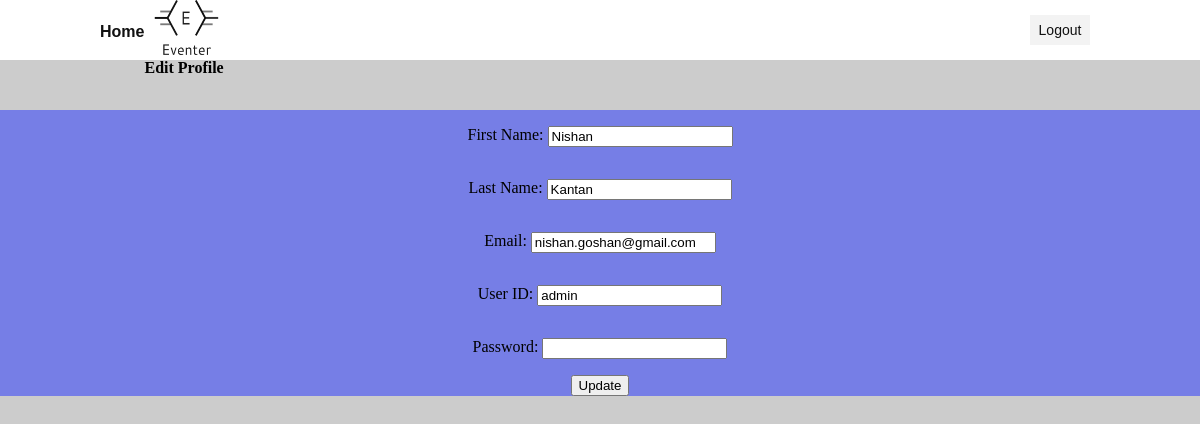
The app's page /profile.php (signed in) with its own data.
### tables this page shows
CREATE TABLE `users` (
  `user_id` int(11) NOT NULL,
  `user_first` varchar(256) NOT NULL,
  `user_last` varchar(256) NOT NULL,
  `user_email` varchar(256) NOT NULL,
  `user_uid` varchar(256) NOT NULL,
  `user_pwd` varchar(256) NOT NULL
);

### profile.php (the view, shortened to what this page needs)
<!DOCTYPE html>
	<?php
	include_once 'includes/dbh.inc.php';
	include_once 'header.php';
	?>
<html>
<head>
</head>
<body>
	<h1>Edit Profile</h1>
	<?php
		$sql="select * from users where user_id='".$_SESSION['u_id']."'";
		$result = $conn->query($sql);
		while ($row = $result->fetch_array(MYSQLI_ASSOC))
		{
  		  $name1 = $row['user_first'];
  		  $name2 = $row['user_last'];
  		  $name3 = $row['user_email'];
  		  $name4 = $row['user_uid'];
		}
		?>
		<hr>
		<div id="profileedit">
		<form class="profile" action="includes/update.inc.php" method="POST" >
			<p><br>First Name: <input type="text" name="first" value="<?=$name1 ?>"></p></br>
			<p><br>Last Name: <input type="text" name="last" value="<?=$name2 ?>"></p></br>
			<p><br>Email: <input type="text" name="email" value="<?=$name3 ?>"></p></br>
			<p><br>User ID: <input type="text" name="uid" value="<?=$name4 ?>"></p></br>
			<p><br>Password: <input type="text" name="pwd" ></p></br>
			<p><input type="submit" name="submit" value="Update"></p>
		</form>
		</div>
</body>
</html>

### main.css (style rules this page uses)
html, body, div, span, object, iframe, h1, h2, h3, h4, h5, h6, p, blockquote, pre, abbr, address, cite, code, del, dfn, em, img, ins, kbd, q, samp, small, strong, sub, sup, var, b, i, dl, dt, dd, ol, ul, li, fieldset, form, label, legend, table, caption, tbody, tfoot, thead, tr, th, td, article, aside, canvas, details, figcaption, figure, footer, header, hgroup, menu, nav, section, summary, time, mark, audio, video { margin:0; padding:0; border:0; outline:0; font-size:100%; vertical-align:baseline; background:transparent; }
body { line-height:1; }
hr { display:block; height:1px; border:0; border-top:1px solid #cccccc; margin:1em 0; padding:0; }
input, select { vertical-align:middle; }
body { background-color: #ccc; }

### profile.php (style rules this page uses)
#profileedit { background: #767EE6; margin-bottom: 30px; text-align: center; }

### records on screen
users: first "Nishan", last "Kantan", email "nishan.goshan@gmail.com", uid "admin"
